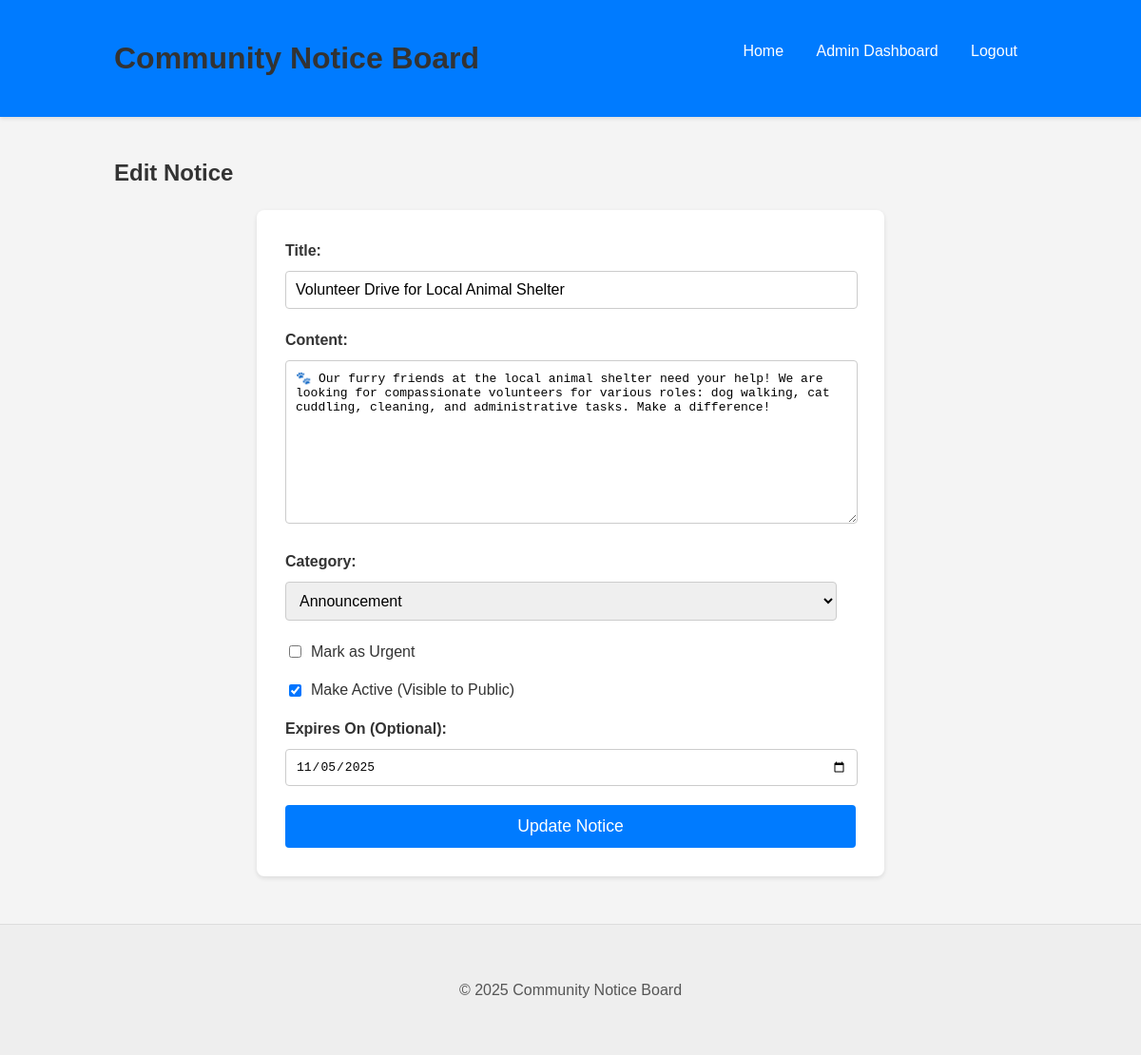
Screenshot of /admin/notice/9/edit (signed in) with the database file from the repository.
### tables this page shows
CREATE TABLE notices (
    id INTEGER PRIMARY KEY AUTOINCREMENT,
    title TEXT NOT NULL,
    content TEXT NOT NULL,
    category TEXT NOT NULL, -- e.g., 'announcement', 'event', 'urgent' (though is_urgent also exists)
    is_urgent BOOLEAN NOT NULL DEFAULT 0, -- 1 for urgent, 0 for regular
    created_at TIMESTAMP NOT NULL DEFAULT CURRENT_TIMESTAMP,
    expires_at TIMESTAMP NULL, -- Optional expiry date
    event_date DATE NULL,
    event_time TIME NULL,
    event_location TEXT NULL,
    is_active BOOLEAN NOT NULL DEFAULT 1 -- 1 for active, 0 for inactive/draft (admin can toggle)
);

### app.py (the view, shortened to what this page needs)
@app.route('/admin/notice/<int:id>/edit', methods=['GET', 'POST'])
@login_required
def edit_notice(id):
    notice = get_notice(id, check_active=False) # Get notice regardless of active status
    if notice is None:
        return redirect(url_for('admin_dashboard'))
    return render_template('create_edit_notice.html', notice=notice)

### app.py (called while the page is built)
@app.context_processor
def inject_now():
    return {'datetime': datetime}

def get_db():
    if 'db' not in g:
        g.db = sqlite3.connect(
            DATABASE,
        )
        g.db.row_factory = sqlite3.Row # Allows accessing columns by name
    return g.db

def login_required(view):
    @functools.wraps(view)
    def wrapped_view(**kwargs):
        if session.get('logged_in') is None:
            flash('Please log in to access this page.', 'warning')
            return redirect(url_for('admin_login'))
        return view(**kwargs)
    return wrapped_view

def get_notice(notice_id, check_active=True):
    db = get_db()
    query = """
        SELECT id, title, content, category, is_urgent, created_at,
               expires_at,
               event_date, event_time, event_location, is_active
        FROM notices
        WHERE id = ?
    """
    if check_active:
        query += " AND is_active = 1"
    notice_row = db.execute(query, (notice_id,)).fetchone()
    if notice_row is None:
        flash('Notice not found.', 'danger')
        return None
    notice = dict(notice_row)
    if notice['expires_at']:
        notice['expires_at'] = datetime.fromisoformat(notice['expires_at'])
    notice['created_at'] = datetime.fromisoformat(notice['created_at']) # Should always exist
    return notice

### templates/create_edit_notice.html (shortened to what this page needs)
{% extends '_base.html' %}
{% block content %}
    <h2>{% if notice %}Edit Notice{% else %}Create New Notice{% endif %}</h2>
    <form method="post" class="notice-form">
        <label for="title">Title:</label>
        <input type="text" id="title" name="title" value="{{ notice.title if notice else '' }}" required>
        <label for="content">Content:</label>
        <textarea id="content" name="content" rows="10" required>{{ notice.content if notice else '' }}</textarea>
        <label for="category">Category:</label>
        <select id="category" name="category" required onchange="toggleEventFields()">
            <option value="announcement" {% if notice and notice.category == 'announcement' %}selected{% endif %}>Announcement</option>
        </select>
        <div class="checkbox-group">
            <input type="checkbox" id="is_urgent" name="is_urgent" {% if notice and notice.is_urgent %}checked{% endif %}>
            <label for="is_urgent">Mark as Urgent</label>
        </div>
        <div class="checkbox-group">
            <input type="checkbox" id="is_active" name="is_active" {% if notice is none or notice.is_active %}checked{% endif %}>
            <label for="is_active">Make Active (Visible to Public)</label>
        </div>
        <label for="expires_at">Expires On (Optional):</label>
        <input type="date" id="expires_at" name="expires_at" value="{{ notice.expires_at.strftime('%Y-%m-%d') if notice and notice.expires_at else '' }}">
        <button type="submit">{% if notice %}Update Notice{% else %}Create Notice{% endif %}</button>
    </form>
{% endblock %}

### static/style.css (style rules this page uses)
body { font-family: Arial, sans-serif; line-height: 1.6; margin: 0; padding: 0; background-color: #f4f4f4; color: #333; }
h1, h2, h3 { color: #333; margin-bottom: 15px; }
.auth-form, .notice-form { background-color: white; padding: 30px; border-radius: 8px; box-shadow: 0 2px 5px rgba(0,0,0,0.1); margin-top: 20px; max-width: 600px; margin-left: auto; margin-right: auto; }
.auth-form label, .notice-form label { display: block; margin-bottom: 8px; font-weight: bold; }
.auth-form input[type="text"], .auth-form input[type="password"], .notice-form input[type="text"], .notice-form input[type="date"], .notice-form input[type="time"], .notice-form textarea, .notice-form select { width: calc(100% - 20px); padding: 10px; margin-bottom: 20px; border: 1px solid #ccc; border-radius: 4px; font-size: 1em; }
.checkbox-group { margin-bottom: 15px; display: flex; align-items: center; }
.checkbox-group input[type="checkbox"] { margin-right: 10px; width: auto; }
.checkbox-group label { margin-bottom: 0; font-weight: normal; }
.auth-form button, .notice-form button { width: 100%; padding: 12px; background-color: #007bff; color: white; border: none; border-radius: 4px; font-size: 1.1em; cursor: pointer; transition: background-color 0.2s ease; }

### rows the page displays
notices: title "Volunteer Drive for Local Animal Shelter", content "🐾 Our furry friends at the local animal shelter need your help! We are looking for compassionate volunteers for various roles: dog walking, cat cuddling, cleaning, and administrative tasks. Make a difference!", category "Announcement", is_active "☑"
